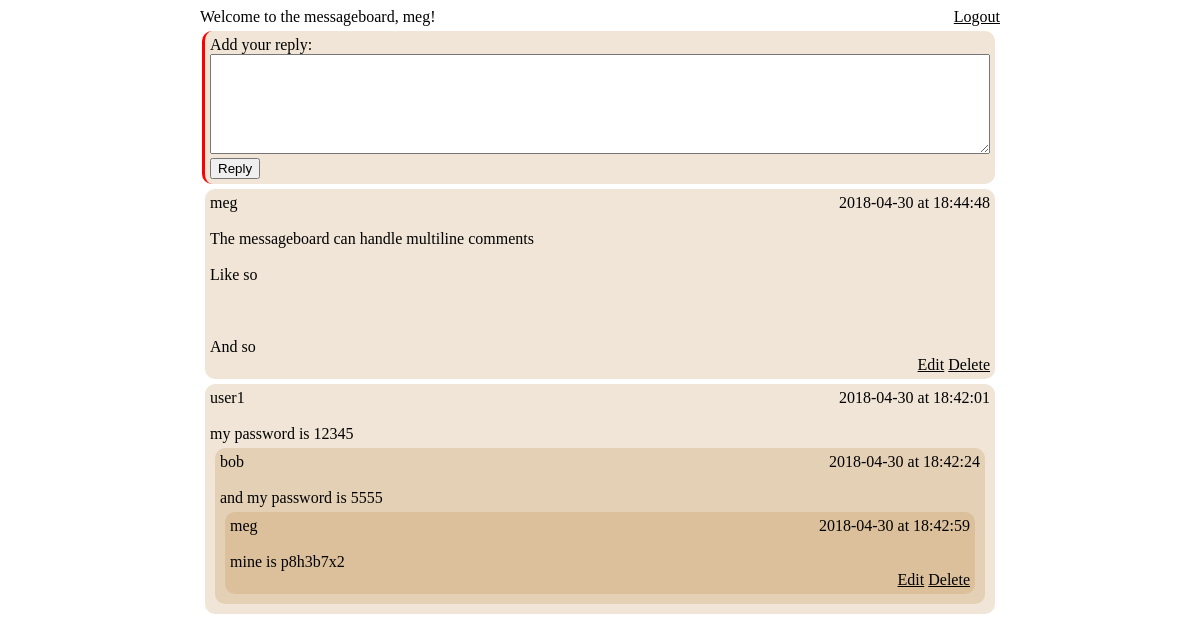
Page /msgboard (signed in) on the committed database.
### tables this page shows
CREATE TABLE `users` (
	`id`	INTEGER UNIQUE,
	`username`	TEXT UNIQUE,
	`pass_hash`	TEXT,
	`pass_salt`	TEXT,
	PRIMARY KEY(`id`)
);

CREATE TABLE `messages` (
	`id`	INTEGER,
	`parent`	INTEGER,
	`author`	INTEGER,
	`text`	TEXT,
	`timestamp`	INTEGER,
	PRIMARY KEY(`id`)
);

### msgboard_flask.py (the view)
@APP.route('/msgboard')
def msgboard():
	messages = get_messages()
	name = 'Anonymous'
	if 'username' in flask.session and 'logged_in' in flask.session:
		name = flask.session['username']
	return flask.render_template('msgboard.html', name=name, messages=messages)

### msgboard_flask.py (called while the page is built)
def get_messages():
	conn = sqlite3.connect('message_board.db')
	conn.row_factory = sqlite3.Row
	curs = conn.cursor()
	curs.execute('SELECT messages.id as id, parent, users.username as author, text, timestamp FROM messages INNER JOIN users ON messages.author = users.id ORDER BY timestamp DESC')
	result = curs.fetchall()
	conn.close()
	messages = []
	if result != []:
		messages = [{'id':r['id'],
					 'parent':r['parent'],
					 'author':r['author'],
					 'text':r['text'].replace('\n', '<br>'),
					 'timestamp':time.strftime('%Y-%m-%d at %H:%M:%S', time.localtime(r['timestamp']))}
					 for r in result]
	return messages

### templates/msgboard.html (shortened to what this page needs)
{% extends "master.html" %}
{% block body %}
Welcome to the messageboard, {{name}}! <form style='float:right;' id='logoutform' action='{{url_for("logout")}}' method='post'><a class='pseudolink' onclick='document.getElementById("logoutform").submit(); return false;'>Logout</a></form>
<br>
<div id='replyform'>
<form action='{{url_for("post_reply")}}' method='post'>
	Add your reply:<br>
	<textarea name='text' style='width:100%;height:100px;'></textarea>
	<input id='replyidbox' type='hidden' name='replyid' value='0'><br>
	<input type='submit' value='Reply'>
</form>
</div>
{% for message in messages %}
	<div id={{message.id}} class='message' parentid={{message.parent}}>
		<div style='float:left;'>{{message.author}}</div><div style='float:right;'>{{message.timestamp}}</div><br><br>
		<div class='messagetext'>
		{{- message.text|safe -}}
		</div>
		{% if message.author == name %}
		<div style='float:right;'><a class='pseudolink' onclick='delete_post({{message.id}})'>Delete</a></div>
		<div class='editbutton' style='float:right;'><a class='pseudolink' onclick='edit_post({{message.id}})'>Edit</a>&nbsp;</div><br>
		{% endif %}
	</div>
{% endfor %}
{% endblock %}

### static/master.css (style rules this page uses)
* { box-sizing: border-box; }
.message, #replyform { padding: 5px; margin: 5px; background-color: rgba(180,127,50,0.2); border-radius: 10px; -webkit-transition: height 10s; }
.message:hover, #replyform { border-left: 3px solid red; margin-left: 2px; }
.pseudolink { cursor: pointer; text-decoration: underline; }

### rows in the picture
users: username "meg"
messages: author "meg", timestamp "2018-04-30 at 18:44:48", text "The messageboard can handle multiline comments Like so And so"
messages: author "meg", timestamp "2018-04-30 at 18:42:59", text "mine is p8h3b7x2"
messages: author "bob", timestamp "2018-04-30 at 18:42:24", text "and my password is 5555"
messages: author "user1", timestamp "2018-04-30 at 18:42:01", text "my password is 12345"
